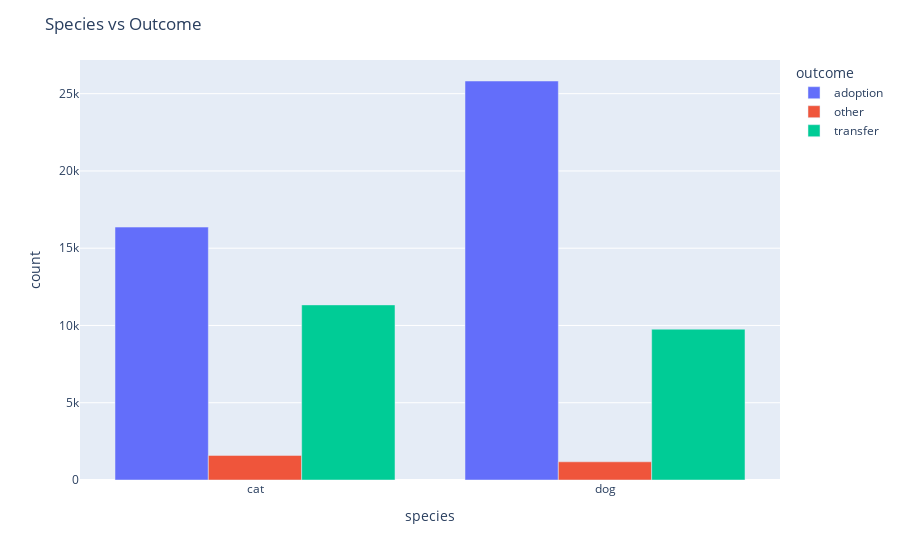

The code cell stored with this chart in its notebook:
### Markdown cell above
### Q4.  Is Species Related to Outcome?

* $Ho$ = There is no relationship between species and outcome.
* $Ha$ = There is a relationship between species and outcome.

### Code cell
f.species_viz(train)

### Figure 1 — Plotly figure (JSON) as saved in the notebook; plotly's stock layout.template omitted (floating-point values rounded to 4 significant figures)
{"data": [{"alignmentgroup": "True", "hovertemplate": "outcome=adoption<br>species=%{x}<br>count=%{y}<extra></extra>", "legendgroup": "adoption", "marker": {"color": "#636efa", "pattern": {"shape": ""}}, "name": "adoption", "offsetgroup": "adoption", "orientation": "v", "showlegend": true, "textposition": "auto", "type": "bar", "x": ["cat", "dog"], "xaxis": "x", "y": [16366, 25820], "yaxis": "y"}, {"alignmentgroup": "True", "hovertemplate": "outcome=other<br>species=%{x}<br>count=%{y}<extra></extra>", "legendgroup": "other", "marker": {"color": "#EF553B", "pattern": {"shape": ""}}, "name": "other", "offsetgroup": "other", "orientation": "v", "showlegend": true, "textposition": "auto", "type": "bar", "x": ["cat", "dog"], "xaxis": "x", "y": [1592, 1178], "yaxis": "y"}, {"alignmentgroup": "True", "hovertemplate": "outcome=transfer<br>species=%{x}<br>count=%{y}<extra></extra>", "legendgroup": "transfer", "marker": {"color": "#00cc96", "pattern": {"shape": ""}}, "name": "transfer", "offsetgroup": "transfer", "orientation": "v", "showlegend": true, "textposition": "auto", "type": "bar", "x": ["cat", "dog"], "xaxis": "x", "y": [11331, 9760], "yaxis": "y"}], "layout": {"barmode": "group", "legend": {"title": {"text": "outcome"}, "tracegroupgap": 0}, "margin": {"t": 60}, "title": {"text": "Species vs Outcome"}, "xaxis": {"anchor": "y", "domain": [0, 1], "title": {"text": "species"}}, "yaxis": {"anchor": "x", "domain": [0, 1], "title": {"text": "count"}}}}
